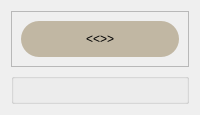
         <widget class="QWidget" name="make_routine">
          <layout class="QVBoxLayout" name="verticalLayout_15">
           <item>
            <widget class="QFrame" name="frame_11">
             <property name="sizePolicy">
              <sizepolicy hsizetype="Preferred" vsizetype="Fixed">
               <horstretch>0</horstretch>
               <verstretch>0</verstretch>
              </sizepolicy>
             </property>
             <property name="minimumSize">
              <size>
               <width>0</width>
               <height>56</height>
              </size>
             </property>
             <property name="frameShape">
              <enum>QFrame::StyledPanel</enum>
             </property>
             <property name="frameShadow">
              <enum>QFrame::Raised</enum>
             </property>
             <layout class="QVBoxLayout" name="verticalLayout_14">
              <item>
               <widget class="QLabel" name="label_81">
                <property name="styleSheet">
                 <string notr="true">font: 20pt &quot;Segoe UI&quot;;
color:black;
background:rgb(193, 183, 163);
border-radius:18px;</string>
                </property>
                <property name="text">
                 <string>&lt;&lt;&lt;Routine&gt;&gt;&gt;</string>
                </property>
                <property name="alignment">
                 <set>Qt::AlignCenter</set>
                </property>
               </widget>
              </item>
             </layout>
            </widget>
           </item>
           <item>
            <widget class="QGroupBox" name="mainRoutine_groupbox_2">
             <property name="title">
              <string/>
             </property>
             <property name="alignment">
              <set>Qt::AlignCenter</set>
             </property>
             <widget class="QGroupBox" name="groupBox">
              <property name="geometry">
               <rect>
                <x>361</x>
                <y>222</y>
                <width>342</width>
                <height>221</height>
               </rect>
              </property>
              <property name="sizePolicy">
               <sizepolicy hsizetype="Fixed" vsizetype="Fixed">
                <horstretch>0</horstretch>
                <verstretch>0</verstretch>
               </sizepolicy>
              </property>
              <property name="minimumSize">
               <size>
                <width>342</width>
                <height>221</height>
               </size>
              </property>
              <property name="styleSheet">
               <string notr="true">border:0px;</string>
              </property>
              <property name="title">
               <string/>
              </property>
              <layout class="QVBoxLayout" name="verticalLayout_73">
               <item>
                <widget class="QLabel" name="label_9">
                 <property name="sizePolicy">
                  <sizepolicy hsizetype="Fixed" vsizetype="Fixed">
                   <horstretch>0</horstretch>
                   <verstretch>0</verstretch>
                  </sizepolicy>
                 </property>
                 <property name="minimumSize">
                  <size>
                   <width>200</width>
                   <height>150</height>
                  </size>
                 </property>
                 <property name="styleSheet">
                  <string notr="true">color:black;
font:20px;
</string>
                 </property>
                 <property name="text">
                  <string>CLick the button below 
to get started with your first routine!</string>
                 </property>
                 <property name="alignment">
                  <set>Qt::AlignCenter</set>
                 </property>
                </widget>
               </item>
               <item>
                <layout class="QHBoxLayout" name="horizontalLayout_35">
                 <item>
                  <widget class="QPushButton" name="pushButton_4">
                   <property name="sizePolicy">
                    <sizepolicy hsizetype="Fixed" vsizetype="Fixed">
                     <horstretch>0</horstretch>
                     <verstretch>0</verstretch>
                    </sizepolicy>
                   </property>
                   <property name="layoutDirection">
                    <enum>Qt::LeftToRight</enum>
                   </property>
                   <property name="styleSheet">
                    <string notr="true">

/* CSS */
QPushButton {
  background-color: #fff;
  border: 0 solid #e2e8f0;
  border-radius: 5px;
  color: #0d172a;
  font-family: &quot;Basier circle&quot;,-apple-system,system-ui,&quot;Segoe UI&quot;,Roboto,&quot;Helvetica Neue&quot;,Arial,&quot;Noto Sans&quot;,sans-serif,&quot;Apple Color Emoji&quot;,&quot;Segoe UI Emoji&quot;,&quot;Segoe UI Symbol&quot;,&quot;Noto Color Emoji&quot;;
  font-size: 15px;
  font-weight: 600;
  line-height: 1;
  padding: 5px 5px;
  text-align: center;
  text-decoration:none #0d172a solid;
}

QPushButton:hover {
  background-color: #1e293b;
  color: #fff;
}


</string>
                   </property>
                   <property name="text">
                    <string>PushButton</string>
                   </property>
                  </widget>
                 </item>
                </layout>
               </item>
              </layout>
             </widget>
            </widget>
           </item>
          </layout>
         </widget>
